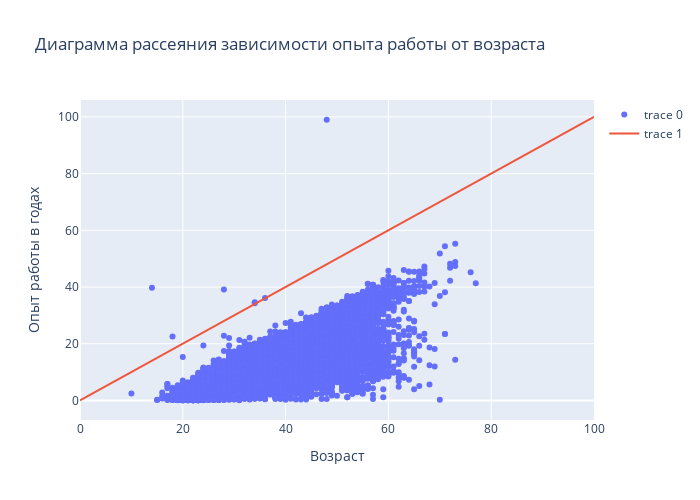

Here is the notebook cell this chart was saved with:
### Markdown cell above
8. Постройте **диаграмму рассеяния**, показывающую зависимость опыта работы (**"Опыт работы (месяц)"**) от возраста (**"Возраст"**). Опыт работы переведите из месяцев в года, чтобы признаки были в едином масштабе. Постройте на графике дополнительно прямую, проходящую через точки (0, 0) и (100, 100). Данная прямая соответствует значениям, когда опыт работы равен возрасту человека. Точки, лежащие на этой прямой и выше нее - аномалии в наших данных (опыт работы больше либо равен возрасту соискателя)

### Code cell
import plotly.graph_objects as go
fig = go.Figure() 
fig.add_trace(go.Scatter(
    x=headHunter['Возраст'], 
    y=headHunter['Опыт работы (месяц)']/12,
    mode='markers',
))
fig.add_trace(go.Scatter(
    x=[0, 100], 
    y=[0, 100],
    mode='lines'
))

fig.update_layout(
    title='Диаграмма рассеяния зависимости опыта работы от возраста',  
    width=700,
    height=500,
    xaxis_title='Возраст',
    yaxis_title='Опыт работы в годах',)

fig.show()

### Figure 1 — Plotly figure (JSON) as saved in the notebook; plotly's stock layout.template omitted (floating-point values rounded to 4 significant figures; data arrays with more than 128 entries replaced by an {"elided": "..."} marker saying what was removed)
{"data": [{"mode": "markers", "type": "scatter", "x": {"elided": "44744 int values"}, "y": {"elided": "44744 float values"}}, {"mode": "lines", "type": "scatter", "x": [0, 100], "y": [0, 100]}], "layout": {"height": 500, "title": {"text": "Диаграмма рассеяния зависимости опыта работы от возраста"}, "width": 700, "xaxis": {"title": {"text": "Возраст"}}, "yaxis": {"title": {"text": "Опыт работы в годах"}}}}
